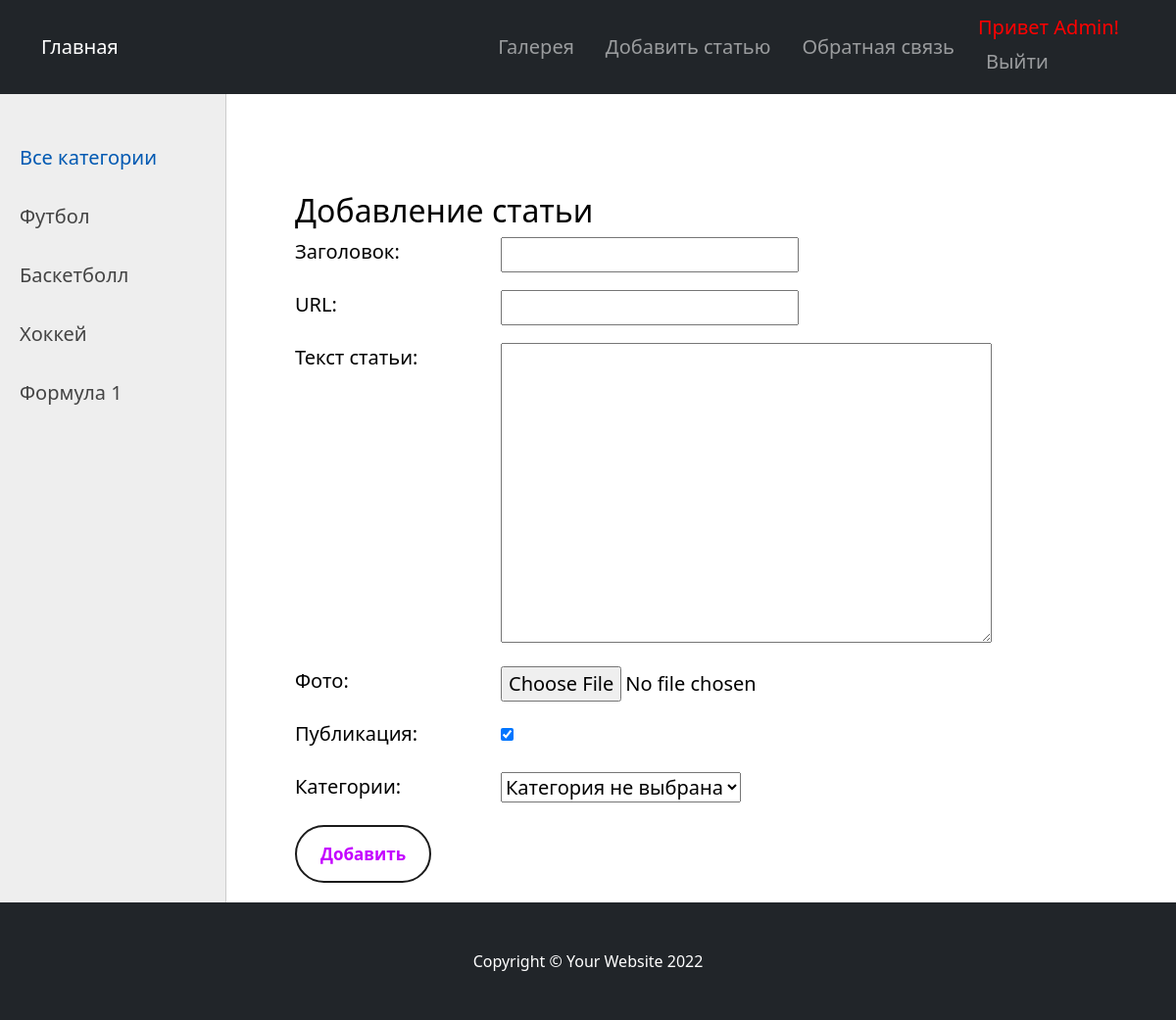
The app's page /addpage/ (signed in) with its own data.
### women/models.py (models this page shows)
class Category(models.Model):
    name = models.CharField(max_length=100, db_index=True, verbose_name="Категория")
    slug = models.SlugField(
        max_length=255, unique=True, db_index=True, verbose_name="URL"
    )
    def __str__(self):
        return (
            self.name
        )  # В результате, в таблице category будет два индексируемых поля: id и name
    def get_absolute_url(self):
        return reverse("category", kwargs={"cat_slug": self.slug})
    class Meta:
        verbose_name = "Категория"
        verbose_name_plural = "Категории"

### women/views.py (the view)
# urls.py: path("addpage/", AddPage.as_view(), name="add_page"),
class AddPage(LoginRequiredMixin, DataMixin, CreateView):
    form_class = AddPostForm
    template_name = "women/addpage.html"
    success_url = reverse_lazy("home")
    login_url = reverse_lazy("home")
    raise_exception = True
    def get_context_data(self, *, object_list=None, **kwargs):
        context = super().get_context_data(**kwargs)
        c_def = self.get_user_context(title="Добавление статьи")
        return dict(list(context.items()) + list(c_def.items()))

### women/forms.py (shortened to what this page needs)
class AddPostForm(forms.ModelForm):
    def __init__(self, *args, **kwargs):
        super().__init__(*args, **kwargs)
        self.fields["cat"].empty_label = "Категория не выбрана"
    class Meta:
        model = Women
        fields = ["title", "slug", "content", "photo", "is_published", "cat"]

### women/templatetags/women_tags.py (called while the page is built)
@register.simple_tag(name="getcats")
def get_categories(filter=None):
    if not filter:
        return Category.objects.all()
    else:
        return Category.objects.filter(pk=filter)

@register.inclusion_tag("women/list_categories.html")
def show_categories(sort=None, cat_selected=0):
    if not sort:
        cats = Category.objects.all()
    else:
        cats = Category.objects.order_by(sort)
    return {"cats": cats, "cat_selected": cat_selected}

### women/utils.py (called while the page is built)
    def get_user_context(self, **kwargs):
        context = kwargs
        cats = Category.objects.annotate(Count("women"))
        user_menu = menu.copy()
        if not self.request.user.is_authenticated:
            user_menu.pop(1)
        context["menu"] = user_menu
        context["cats"] = cats
        if "cat_selected" not in context:
            context["cat_selected"] = 0
        return context

### women/templates/women/addpage.html (shortened to what this page needs)
{% extends 'women/base.html' %}
{% load static %}
{% load women_tags %}
{% block content %}
<h1>{{title}}</h1>
<form action="{% url 'add_page' %}" method="post" enctype="multipart/form-data">
    {% for f in form %}
    <p><label class="form-label" for="{{ f.id_for_label }}">{{f.label}}: </label>{{ f }}</p>
    {% endfor %}
    <button class="form-button" type="submit">Добавить</button>
</form>
{% endblock %}

### women/templates/women/base.html (shortened to what this page needs)
{% load static %}
{% load women_tags %}
<!DOCTYPE html>
<html>
<head>
    <link type="text/css" href="{% static 'women/css/style.css' %}" rel="stylesheet" />
    <link href="https://cdn.jsdelivr.net/npm/bootstrap@5.1.3/dist/css/bootstrap.min.css" rel="stylesheet"
>
</head>
{% block mainmenu %}
<nav class="navbar navbar-expand-lg navbar-dark bg-dark">
    <div class="container">
        <a class="navbar-brand" href="{% url 'home' %}">Главная</a>
        <ul class="navbar-nav ms-auto mb-2 mb-lg-0">
            {% for m in menu %}
            <li class="nav-item " style="padding-top:20px ;"><a class="nav-link navbar-brand "
                    href="{% url m.url_name %}">{{m.title}} </a>
            </li>
            {% endfor %}
            {% if request.user.is_authenticated %}
            <li style="color: red " class=" nav-item navbar-brand"> Привет {{user.username}}!
                <a class="navbar-brand nav-link" href="{% url 'logout' %}">Выйти</a>
            </li>
            {% else %}
            <li class="nav-item"><a class="nav-link navbar-brand" style="padding-top:20px ;"
                    href="{% url 'register' %}">Регистрация</a>
            <li class="nav-item"></li><a class="nav-link navbar-brand" style="padding-top:20px ;"
                href="{% url 'login' %}">Войти</a></li>
            </li>
            {% endif %}
        </ul>
    </div>
</nav>
{% endblock mainmenu %}
<body>
    <table class="table-content" border=0 cellpadding="0" cellspacing="0">
        <tr>
            <td valign="top" class="left-chapters">
                <ul id="leftchapters">
                    {% if cat_selected == 0 %}
                    <li class="selected">Все категории</li>
                    {% else %}
                    <li><a class="navbar-brand" href="{% url 'home' %}">Все категории</a></li>
                    {% endif %}
                    {% show_categories cat_selected=cat_selected %}
                </ul>
            </td>
            <td valign="top" class="content">
                <div class="content-text">
                    {% block content %}
                    {% endblock %}
                </div>
            </td>
        </tr>
    </table>
    <footer class="py-5 bg-dark">
        <div class="container">
            <p class="m-0 text-center text-white">Copyright &copy; Your Website 2022</p>
        </div>
    </footer>
</body>
</html>

### women/templates/women/list_categories.html
{% for c in cats %}
{% if c.pk == cat_selected %}
<li class="selected">{{c.name}}</li>
{% else %}
<li><a href="{{ c.get_absolute_url }}">{{c.name}}</a></li>
{% endif %}
{% endfor %}

### women/static/women/css/style.css (style rules this page uses)
html, body { height: 100%; width: 100%; color: rgb(0, 0, 0); }
a { color: #001b36; text-decoration: none; }
.table-content { width: 100%; min-height: 100%; height: 100%; }
.left-chapters { margin: 0; background: #eee; border-right: 1px solid #ccc; min-height: 100%; }
.left-chapters ul { width: 230px; min-height: 100%; margin: 0; padding: 20px 10px 10px 20px; list-style: none; font-size: 20px; }
.left-chapters ul li { margin: 30px 0 0 0; color: rgb(141, 123, 123); }
.left-chapters ul li.selected { color: #0059b2; }
.left-chapters ul li a { color: #444; text-decoration: none; }
.content { padding: 40px 20px 20px 40px; width: 100%; box-sizing: border-box; }
.content-text { margin: 60px 0 0 30px; color: #000; font-size: 20px; }
.content-text h1 { font-size: 32px; }
.form-label { display: inline-block; min-width: 210px; vertical-align: top; }
.form-button { appearance: none; background-color: transparent; border: 2px solid #1A1A1A; border-radius: 50px; box-sizing: border-box; color: #c401ff; cursor: pointer; display: inline-block; font-size: 17px; font-weight: 600; line-height: normal; margin: 0; min-height: 40px; min-width: 60; outline: none; padding: 16px 24px; text-align: center; text-decoration: none; transition: all 300ms cubic-bezier(.23, 1, 0.32, 1); will-change: transform; }

### records on screen
Category: name "Футбол"
Category: name "Баскетболл"
Category: name "Хоккей"
Category: name "Формула 1"

### other values on screen
{{ m.title }} "Галерея" "Добавить статью" "Обратная связь"
{{ user.username }} "Admin"
{{ title }} "Добавление статьи"
{{ f.label }} "Заголовок" "URL" "Текст статьи" "Фото" "Публикация" "Категории"
